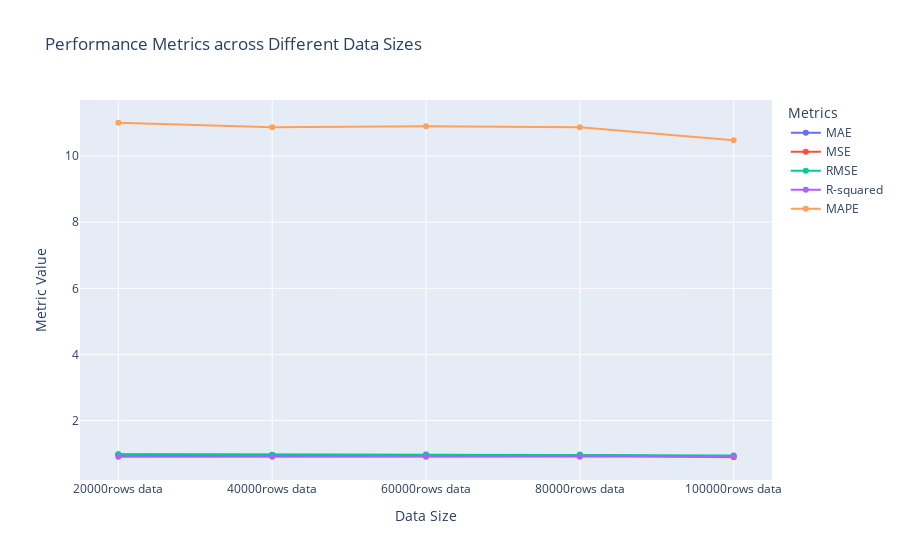

Notebook source saved alongside this figure:
### Markdown cell above
### GMCM Learning Curve Result

### Code cell
import plotly.graph_objects as go
import plotly.subplots as sp
import plotly.express as px
import matplotlib.pyplot as plt

fig = go.Figure()
fig.add_trace(go.Scatter(x=learning_curve_results["Data Size"], y=learning_curve_results["MAE"], mode='lines+markers', name='MAE'))
fig.add_trace(go.Scatter(x=learning_curve_results["Data Size"], y=learning_curve_results["MSE"], mode='lines+markers', name='MSE'))
fig.add_trace(go.Scatter(x=learning_curve_results["Data Size"], y=learning_curve_results["RMSE"], mode='lines+markers', name='RMSE'))
fig.add_trace(go.Scatter(x=learning_curve_results["Data Size"], y=learning_curve_results["R-squared"], mode='lines+markers', name='R-squared'))
fig.add_trace(go.Scatter(x=learning_curve_results["Data Size"], y=learning_curve_results["MAPE"], mode='lines+markers', name='MAPE'))


# Update plot layout
fig.update_layout(title='Performance Metrics across Different Data Sizes',
                  xaxis_title='Data Size',
                  yaxis_title='Metric Value',
                  legend_title='Metrics')

# Show plot
fig.show()

### Figure 1 — Plotly figure (JSON) as saved in the notebook; plotly's stock layout.template omitted (floating-point values rounded to 4 significant figures)
{"data": [{"mode": "lines+markers", "name": "MAE", "type": "scatter", "x": ["20000rows data", "40000rows data", "60000rows data", "80000rows data", "100000rows data"], "y": [0.9717, 0.9608, 0.9629, 0.9612, 0.9156]}, {"mode": "lines+markers", "name": "MSE", "type": "scatter", "x": ["20000rows data", "40000rows data", "60000rows data", "80000rows data", "100000rows data"], "y": [0.9584, 0.9405, 0.9442, 0.9432, 0.8908]}, {"mode": "lines+markers", "name": "RMSE", "type": "scatter", "x": ["20000rows data", "40000rows data", "60000rows data", "80000rows data", "100000rows data"], "y": [0.979, 0.9698, 0.9717, 0.9712, 0.9438]}, {"mode": "lines+markers", "name": "R-squared", "type": "scatter", "x": ["20000rows data", "40000rows data", "60000rows data", "80000rows data", "100000rows data"], "y": [0.9049, 0.9067, 0.9063, 0.9064, 0.9116]}, {"mode": "lines+markers", "name": "MAPE", "type": "scatter", "x": ["20000rows data", "40000rows data", "60000rows data", "80000rows data", "100000rows data"], "y": [11.01, 10.87, 10.9, 10.87, 10.47]}], "layout": {"legend": {"title": {"text": "Metrics"}}, "title": {"text": "Performance Metrics across Different Data Sizes"}, "xaxis": {"title": {"text": "Data Size"}}, "yaxis": {"title": {"text": "Metric Value"}}}}
